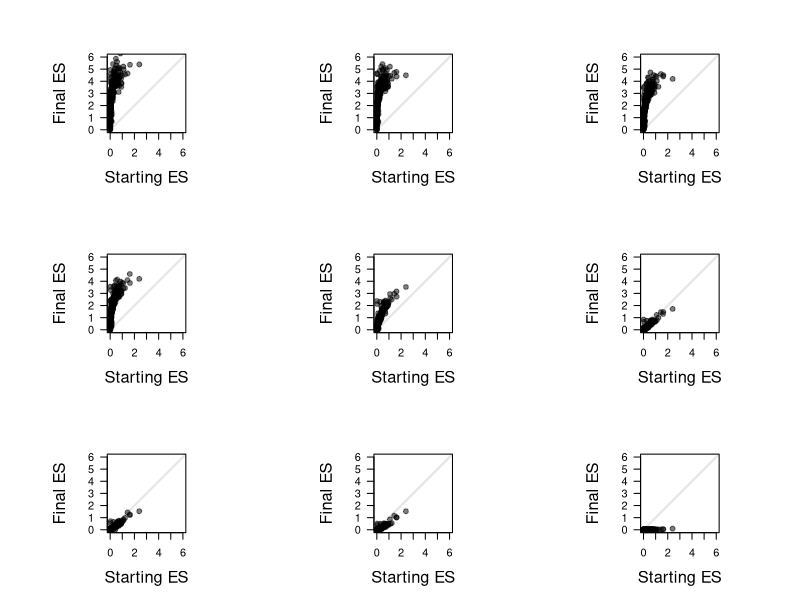

Here is the R script that generated this plot:

# library to read excel files
library(readxl)

# libraries for data wrangling
library(dplyr)
library(tidyr)

# read supplementary table 2
Ke.et.al.2018 <- read_excel("Data/All_HexMuts.xlsx")

# a unique genotype identifier
Ke.et.al.2018$ID <- rep(1:556,10)

# Build a table with the information we are interested
ES.Table <- Ke.et.al.2018[,c(1,2,8,9)]

# reshape to wide format
ES.Table <- ES.Table %>% spread(Hexmut, EI)
ES.Table <- as.data.frame(ES.Table)


###############################################################
# PLOT
#

# plot!
par(mfrow=c(3,3))
par(pty="s")
for (i in c(7,2,8,5,1,9,6,4,3)){
  plot(NULL,
       xlim = c(0,6),
       ylim = c(0,6),
       xlab = "",
       ylab = "",
       main = "",
       axes = F)
  abline(0,1, lwd = 2, col = "gray90")
  par(new=T)
  plot(ES.Table[which(ES.Table$Position > 23), 3],
       ES.Table[which(ES.Table$Position > 23), (3+i)],
       xlim = c(0,6),
       ylim = c(0,6),
       pch = 19,
       col = rgb(0,0,0,0.5),
       xlab = "Starting ES",
       ylab = "Final ES",
       las = 1,
       cex.lab = 1.5)
}

#
#
###############################################################
